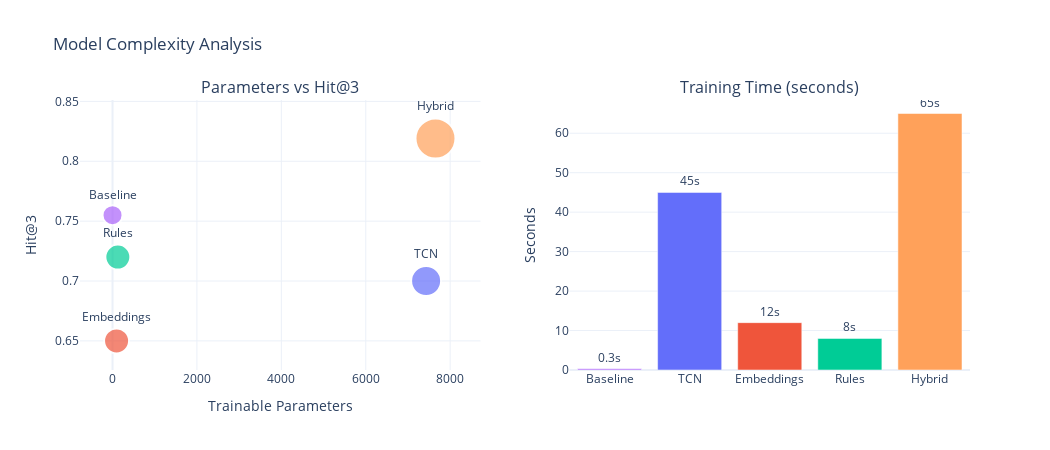

Notebook cell for this chart:
### Markdown cell above
## Model Complexity vs Performance

### Code cell
model_names  = ['Baseline', 'TCN', 'Embeddings', 'Rules', 'Hybrid']
parameters   = [0, 7430, 96, 126, 7652]           # Trainable params
hit3_scores  = [0.755, 0.70, 0.65, 0.72, 0.819]   # Estimated individual + hybrid
train_times  = [0.3, 45, 12, 8, 65]               # Seconds (approx)
colors       = ['#AB63FA', '#636EFA', '#EF553B', '#00CC96', '#FFA15A']

fig = make_subplots(rows=1, cols=2, subplot_titles=("Parameters vs Hit@3", "Training Time (seconds)"))

# Bubble chart: params vs performance
fig.add_trace(go.Scatter(
    x=parameters, y=hit3_scores,
    mode='markers+text',
    text=model_names,
    textposition='top center',
    marker=dict(
        size=[20, 30, 25, 25, 40],
        color=colors,
        line=dict(width=2, color='white')
    ),
    showlegend=False
), row=1, col=1)

# Training time bar
fig.add_trace(go.Bar(
    x=model_names, y=train_times,
    marker_color=colors,
    showlegend=False,
    text=[f"{t}s" for t in train_times],
    textposition='outside'
), row=1, col=2)

fig.update_layout(
    title="Model Complexity Analysis",
    height=450, width=1050,
    template='plotly_white'
)
fig.update_xaxes(title_text="Trainable Parameters", row=1, col=1)
fig.update_yaxes(title_text="Hit@3", row=1, col=1)
fig.update_yaxes(title_text="Seconds", row=1, col=2)
fig.show()

### Figure 1 — Plotly figure (JSON) as saved in the notebook; plotly's stock layout.template omitted (floating-point values rounded to 4 significant figures)
{"data": [{"marker": {"color": ["#AB63FA", "#636EFA", "#EF553B", "#00CC96", "#FFA15A"], "line": {"color": "white", "width": 2}, "size": [20, 30, 25, 25, 40]}, "mode": "markers+text", "showlegend": false, "text": ["Baseline", "TCN", "Embeddings", "Rules", "Hybrid"], "textposition": "top center", "type": "scatter", "x": [0, 7430, 96, 126, 7652], "xaxis": "x", "y": [0.755, 0.7, 0.65, 0.72, 0.819], "yaxis": "y"}, {"marker": {"color": ["#AB63FA", "#636EFA", "#EF553B", "#00CC96", "#FFA15A"]}, "showlegend": false, "text": ["0.3s", "45s", "12s", "8s", "65s"], "textposition": "outside", "type": "bar", "x": ["Baseline", "TCN", "Embeddings", "Rules", "Hybrid"], "xaxis": "x2", "y": [0.3, 45, 12, 8, 65], "yaxis": "y2"}], "layout": {"annotations": [{"font": {"size": 16}, "showarrow": false, "text": "Parameters vs Hit@3", "x": 0.225, "xanchor": "center", "xref": "paper", "y": 1, "yanchor": "bottom", "yref": "paper"}, {"font": {"size": 16}, "showarrow": false, "text": "Training Time (seconds)", "x": 0.775, "xanchor": "center", "xref": "paper", "y": 1, "yanchor": "bottom", "yref": "paper"}], "height": 450, "title": {"text": "Model Complexity Analysis"}, "width": 1050, "xaxis": {"anchor": "y", "domain": [0, 0.45], "title": {"text": "Trainable Parameters"}}, "xaxis2": {"anchor": "y2", "domain": [0.55, 1]}, "yaxis": {"anchor": "x", "domain": [0, 1], "title": {"text": "Hit@3"}}, "yaxis2": {"anchor": "x2", "domain": [0, 1], "title": {"text": "Seconds"}}}}
